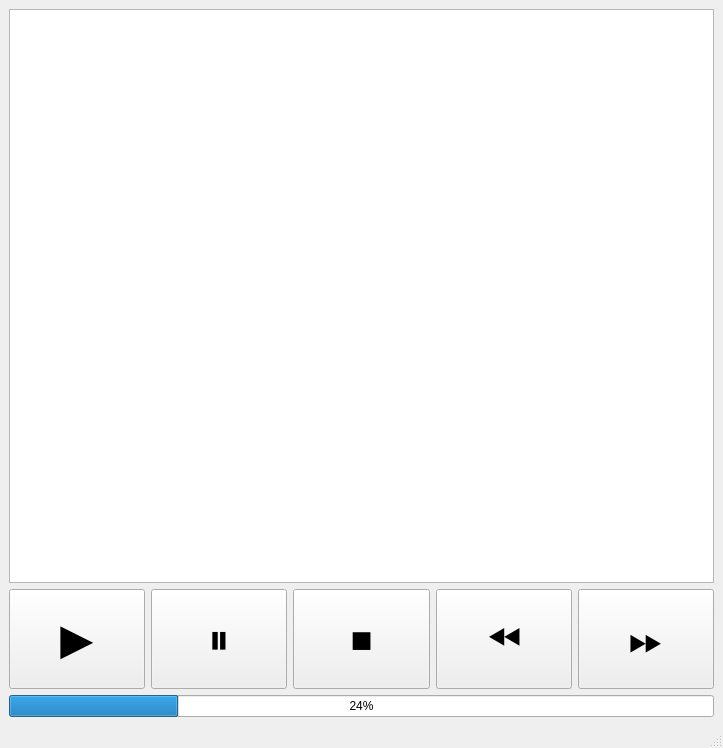
<?xml version="1.0" encoding="UTF-8"?>
<ui version="4.0">
 <class>MainWindow</class>
 <widget class="QMainWindow" name="MainWindow">
  <property name="geometry">
   <rect>
    <x>0</x>
    <y>0</y>
    <width>723</width>
    <height>748</height>
   </rect>
  </property>
  <property name="windowTitle">
   <string>MainWindow</string>
  </property>
  <widget class="QWidget" name="centralwidget">
   <layout class="QGridLayout" name="gridLayout">
    <item row="0" column="0">
     <layout class="QVBoxLayout" name="verticalLayout">
      <item>
       <widget class="QGraphicsView" name="graphicsView"/>
      </item>
      <item>
       <layout class="QHBoxLayout" name="horizontalLayout">
        <item>
         <widget class="QPushButton" name="pushButton_4">
          <property name="enabled">
           <bool>true</bool>
          </property>
          <property name="sizePolicy">
           <sizepolicy hsizetype="Minimum" vsizetype="Fixed">
            <horstretch>0</horstretch>
            <verstretch>0</verstretch>
           </sizepolicy>
          </property>
          <property name="minimumSize">
           <size>
            <width>0</width>
            <height>100</height>
           </size>
          </property>
          <property name="font">
           <font>
            <pointsize>32</pointsize>
           </font>
          </property>
          <property name="text">
           <string>▶️</string>
          </property>
         </widget>
        </item>
        <item>
         <widget class="QPushButton" name="pushButton_3">
          <property name="minimumSize">
           <size>
            <width>0</width>
            <height>100</height>
           </size>
          </property>
          <property name="font">
           <font>
            <pointsize>32</pointsize>
           </font>
          </property>
          <property name="text">
           <string>⏸️</string>
          </property>
         </widget>
        </item>
        <item>
         <widget class="QPushButton" name="pushButton_5">
          <property name="minimumSize">
           <size>
            <width>0</width>
            <height>100</height>
           </size>
          </property>
          <property name="font">
           <font>
            <pointsize>32</pointsize>
           </font>
          </property>
          <property name="text">
           <string>⏹</string>
          </property>
         </widget>
        </item>
        <item>
         <widget class="QPushButton" name="pushButton_2">
          <property name="minimumSize">
           <size>
            <width>0</width>
            <height>100</height>
           </size>
          </property>
          <property name="font">
           <font>
            <pointsize>32</pointsize>
           </font>
          </property>
          <property name="text">
           <string>⏪️</string>
          </property>
         </widget>
        </item>
        <item>
         <widget class="QPushButton" name="pushButton">
          <property name="sizePolicy">
           <sizepolicy hsizetype="Minimum" vsizetype="Fixed">
            <horstretch>0</horstretch>
            <verstretch>0</verstretch>
           </sizepolicy>
          </property>
          <property name="minimumSize">
           <size>
            <width>0</width>
            <height>100</height>
           </size>
          </property>
          <property name="font">
           <font>
            <pointsize>32</pointsize>
           </font>
          </property>
          <property name="text">
           <string>⏩️</string>
          </property>
         </widget>
        </item>
       </layout>
      </item>
      <item>
       <widget class="QProgressBar" name="progressBar">
        <property name="value">
         <number>24</number>
        </property>
       </widget>
      </item>
     </layout>
    </item>
   </layout>
  </widget>
  <widget class="QMenuBar" name="menubar">
   <property name="geometry">
    <rect>
     <x>0</x>
     <y>0</y>
     <width>723</width>
     <height>26</height>
    </rect>
   </property>
  </widget>
  <widget class="QStatusBar" name="statusbar"/>
 </widget>
 <resources/>
 <connections/>
</ui>
